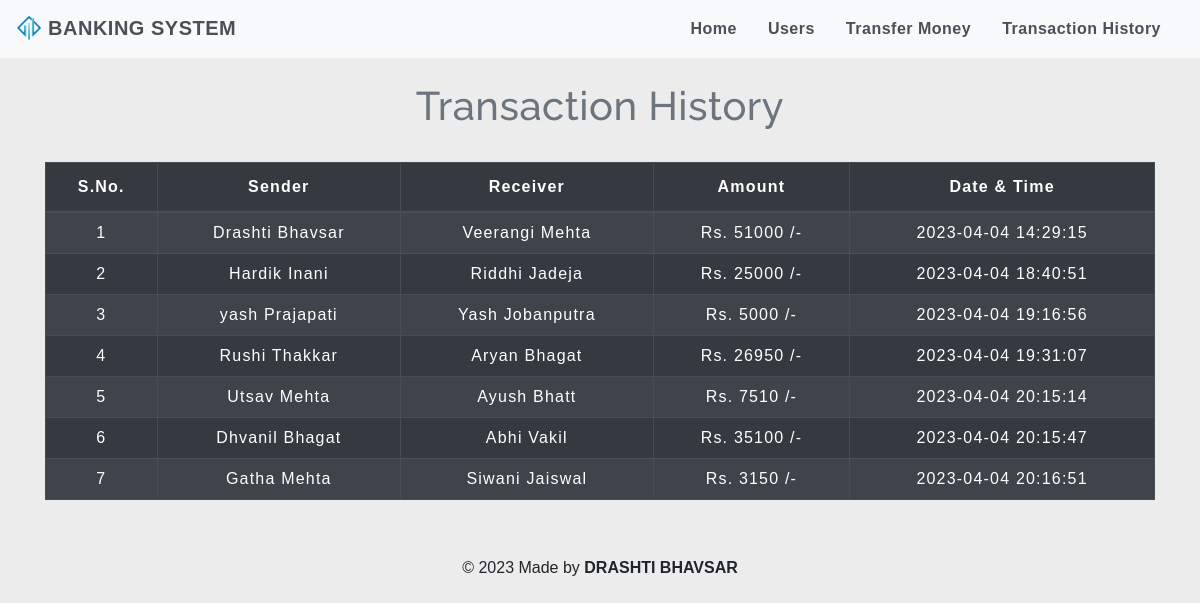
The page /transactionhistory.php on the database its author committed.
### tables this page shows
CREATE TABLE `transaction` (
  `sno` int(3) NOT NULL,
  `sender` text NOT NULL,
  `receiver` text NOT NULL,
  `balance` int(8) NOT NULL,
  `datetime` datetime NOT NULL DEFAULT CURRENT_TIMESTAMP
);

### transactionhistory.php (the view, shortened to what this page needs)
<!DOCTYPE html>
<html lang="en">
<head>
    <link rel="stylesheet" href="https://stackpath.bootstrapcdn.com/bootstrap/4.5.2/css/bootstrap.min.css">
    <link rel="stylesheet" type="text/css" href="css/table.css">
    <link rel="stylesheet" type="text/css" href="css/navbar.css">
</head>
<body style="background-color : #ececec;">
<?php
  include 'navbar.php';
?>
	<div class="container">
        <h2 class="text-center pt-4" style="color :#6c757d;">Transaction History</h2>
       <br>
       <div class="table-responsive-sm">
    <table class="table table-hover table-striped table-condensed table-dark table-bordered">
        <thead style="color : white;">
            <tr>
                <th class="text-center">S.No.</th>
                <th class="text-center">Sender</th>
                <th class="text-center">Receiver</th>
                <th class="text-center">Amount</th>
                <th class="text-center">Date & Time</th>
            </tr>
        </thead>
        <tbody>
        <?php
            include 'config.php';
            $sql ="SELECT * FROM transaction";
            $query =mysqli_query($conn, $sql);
            while($rows = mysqli_fetch_assoc($query))
            {
        ?>
            <tr style="color : white;">
            <td class="py-2"><?php echo $rows['sno']; ?></td>
            <td class="py-2"><?php echo $rows['sender']; ?></td>
            <td class="py-2"><?php echo $rows['receiver']; ?></td>
            <td class="py-2">Rs. <?php echo $rows['balance']; ?> /-</td>
            <td class="py-2"><?php echo $rows['datetime']; ?> </td>
        <?php
            }
        ?>
        </tbody>
    </table>
    </div>
</div>
<footer class="text-center mt-5 py-2">
            <p>&copy 2023 Made by <b>DRASHTI BHAVSAR</b></p>
</footer>
</body>
</html>

### navbar.php (shortened to what this page needs)
<nav class="navbar navbar-expand-md navbar-light bg-light">
<a class="navbar-brand" href="index.php" style="color : #495057;"><img src="img/bnklg.png" alt="Logo" width="26" style="margin-bottom:4px;"> <b>BANKING SYSTEM</b></a>
<div class="collapse navbar-collapse" id="collapsibleNavbar">
      <ul class="navbar-nav ml-auto">
        <li class="nav-item">
          <a class="nav-link" href="index.php" style="color : #495057;"><b>Home</b></a>
        </li>
        <li class="nav-item">
          <a class="nav-link" href="removeuser.php" style="color : #495057;"><b>Users</b></a>
        </li>
        <li class="nav-item">
          <a class="nav-link" href="transfermoney.php" style="color : #495057;"><b>Transfer Money</b></a>
        </li>
        <li class="nav-item">
          <a class="nav-link" href="transactionhistory.php" style="color : #495057;"><b>Transaction History</b></a>
        </li>
    </div>
 </nav>

### css/table.css (style rules this page uses)
* { padding: 0; margin: 0; box-sizing: border-box; font-family: sans-serif; }
h2 { font-size: 40px; }
table { letter-spacing: 1.2px; }
td { text-align: center; }

### css/navbar.css (style rules this page uses)
.nav-link { margin-right: 15px; color:#2F363F; letter-spacing: 0.5px; transition: 0.5s; }
.navbar-brand { color: #4C4B4B; letter-spacing: 0.5px; }
h2 { color: #4C4B4B; letter-spacing: 0.5px; font-family: raleway; }

### rows shown on the page
transaction: sno "1", sender "Drashti Bhavsar", receiver "Veerangi Mehta", balance "51000", datetime "2023-04-04 14:29:15"
transaction: sno "2", sender "Hardik Inani", receiver "Riddhi Jadeja", balance "25000", datetime "2023-04-04 18:40:51"
transaction: sno "3", sender "yash Prajapati", receiver "Yash Jobanputra", balance "5000", datetime "2023-04-04 19:16:56"
transaction: sno "4", sender "Rushi Thakkar", receiver "Aryan Bhagat", balance "26950", datetime "2023-04-04 19:31:07"
transaction: sno "5", sender "Utsav Mehta", receiver "Ayush Bhatt", balance "7510", datetime "2023-04-04 20:15:14"
transaction: sno "6", sender "Dhvanil Bhagat", receiver "Abhi Vakil", balance "35100", datetime "2023-04-04 20:15:47"
transaction: sno "7", sender "Gatha Mehta", receiver "Siwani Jaiswal", balance "3150", datetime "2023-04-04 20:16:51"
